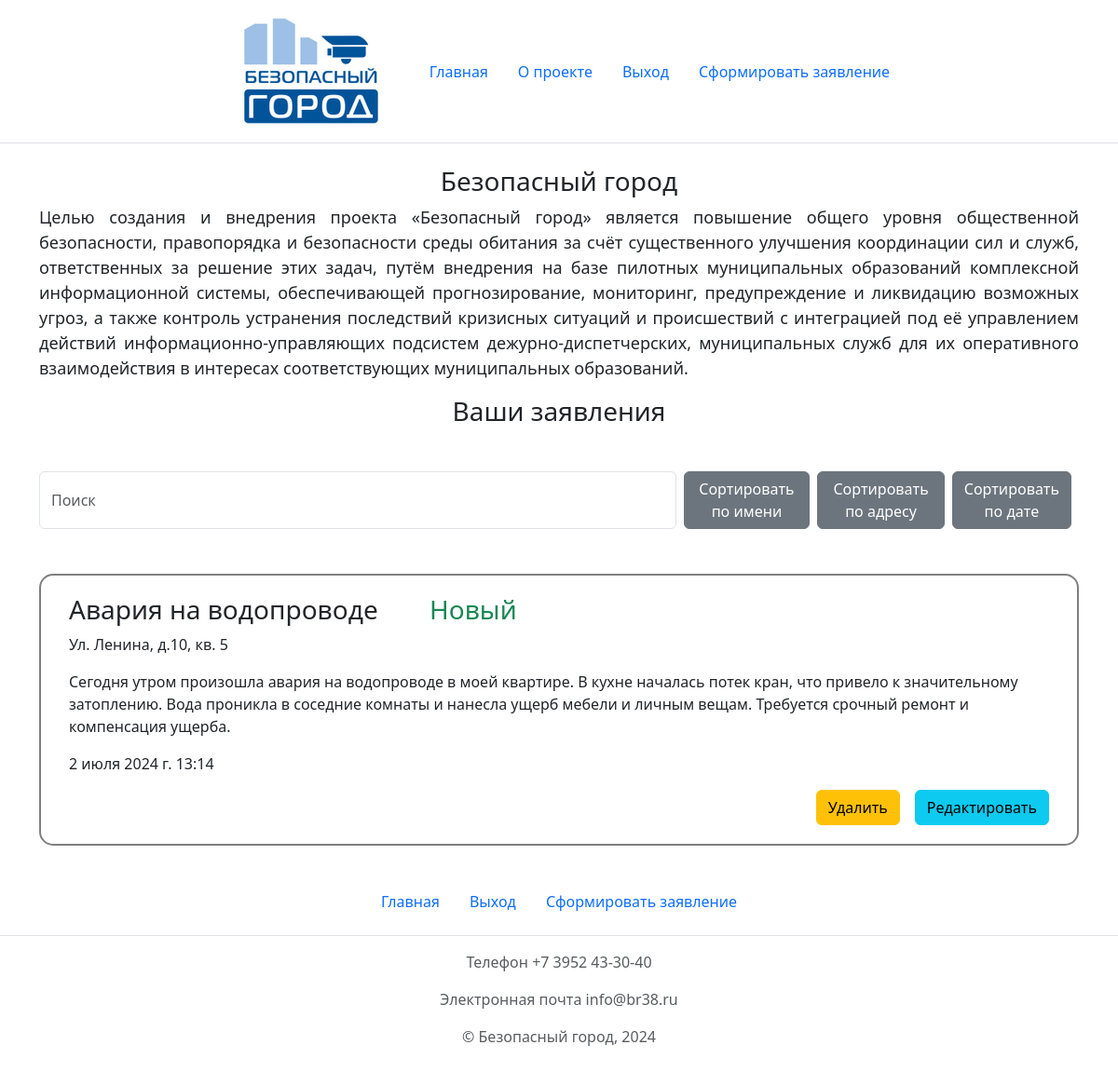
The app's page / (signed in), older data.
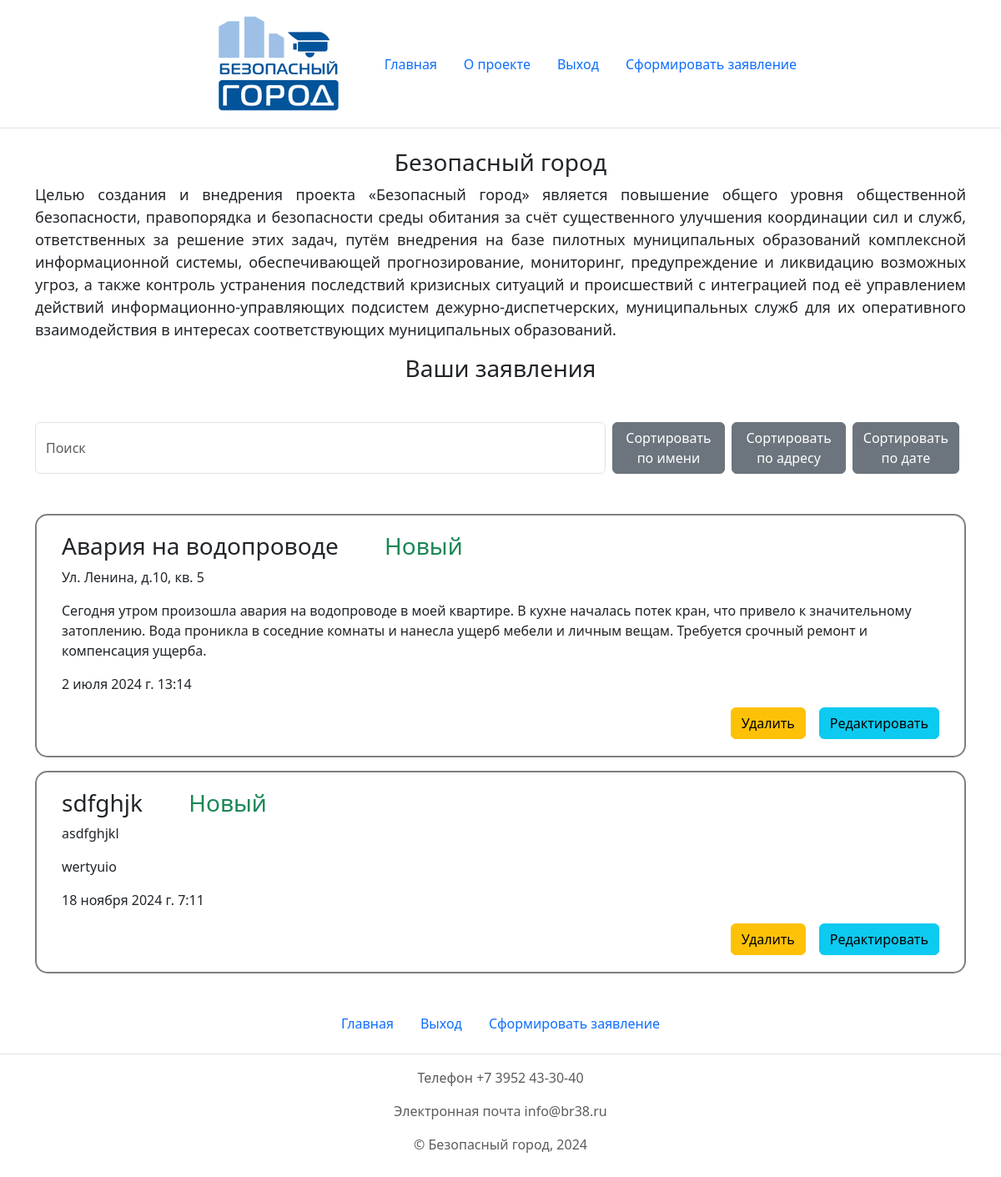
The same page, newer data.
### main/models.py (models this page shows, shortened)
class Statement(models.Model):
    adress = models.CharField(max_length=200)
    name = models.CharField(max_length=200)
    description = models.TextField()
    date = models.DateTimeField(auto_now_add=True)
    status = models.CharField('Статус', max_length=200, choices=STATUSES, default='Новый')

### main/views.py (the view)
def index(request):
    if request.method == 'POST':
        form = SignUpForm(request.POST)
        if form.is_valid():
            user = form.save()
            Profile.objects.create(
                user=user,
                phone_number=form.cleaned_data.get('phone_number'),
                full_name=form.cleaned_data.get('full_name'),
                city=form.cleaned_data.get('city'),
            )
            raw_password = form.cleaned_data.get('password1')
            user = authenticate(username=user.username, password=raw_password)
            login(request, user)
            return redirect('/')
    else:
        form = SignUpForm()
    return render(request, 'main/index.html',
                  {
                    'form': form,
                    'statements': Statement.objects.all()
                }
            )

### main/forms.py
class SignUpForm(UserCreationForm):
    phone_number = forms.CharField(max_length=15)
    full_name = forms.CharField(max_length=200, required=True)
    city = forms.CharField(max_length=200, required=True)
    class Meta:
        model = User
        fields = (
            'username',
            'email',
            'phone_number',
            'full_name',
            'city',
            'password1',
            'password2',
        )
        widgets = {
            'username': forms.TextInput(attrs={
                'class': 'form-control',
                'placeholder': 'Логин'
            }),
            'email': forms.EmailInput(attrs={
                'class': 'form-control',
                'placeholder': 'Почта'
            }),
        }

### main/templates/main/index.html (shortened to what this page needs)
{% extends 'main/base.html' %}
{% block content %}
{% if user.is_authenticated %}
<div class="container">
    <h3 class="text-center my-2">Безопасный город</h3>
    <p class="text">
        Целью создания и внедрения проекта «Безопасный город»
        является повышение общего уровня общественной безопасности,
        правопорядка и безопасности среды обитания за счёт существенного улучшения координации
        сил и служб, ответственных за решение этих задач, путём внедрения на базе пилотных
        муниципальных образований комплексной информационной системы, обеспечивающей
        прогнозирование, мониторинг, предупреждение и ликвидацию возможных угроз,
        а также контроль устранения последствий кризисных ситуаций и происшествий
        с интеграцией под её управлением действий информационно-управляющих
        подсистем дежурно-диспетчерских, муниципальных служб для их оперативного
        взаимодействия в интересах соответствующих муниципальных образований.
    </p>
</div>
<h3 class="text-center">Ваши заявления</h3>
<section id="statements">
    <div class="container d-flex justify-content-end my-5">
        <input class="search me-2 form-control" placeholder="Поиск" />
        <button class="sort  me-2 btn btn-secondary" data-sort="name">
            Сортировать по имени
        </button>
        <button class="sort  me-2 btn btn-secondary" data-sort="adress">
            Сортировать по адресу
        </button>
        <button class="sort  me-2 btn btn-secondary" data-sort="date">
            Сортировать по дате
        </button>
    </div>
    <div class="container list">
        {% if statements %}
        {% for statement in statements %}
        <div class="my-3 item">
            <h3 class="name">{{ statement.name }} <span class="ms-5 text-success">{{ statement.status }}</span></h3>
            <p class="adress">{{ statement.adress }}</p>
            <p class="description">{{ statement.description }}</p>
            <p class="date">{{ statement.date }}</p>
            {% if user.is_superuser %}
            <div class="d-flex flex-wrap justify-content-end align-items-center">
                <a href="{% url 'task-delete' statement.id %}" class="btn btn-warning me-3">Удалить</a>
                <a href="{% url 'task-update' statement.id %}" class="btn btn-info">Peдактировать</a>
            </div>
            {% endif %}
        </div>
        {% endfor %}
        {% else %}
        <p>Нет заявлений</p>
        {% endif %}
    </div>
</section>
{% endif %}
{% endblock %}

### main/templates/main/base.html (shortened to what this page needs)
{% load static %}
<!DOCTYPE html>
<html lang="en">
<head>
    <link href="https://cdn.jsdelivr.net/npm/bootstrap@5.3.3/dist/css/bootstrap.min.css" rel="stylesheet">
    <link rel="stylesheet" href="{% static 'css/style.css' %}">
</head>
<body>
    <header class="d-flex flex-wrap justify-content-center py-3 mb-4 border-bottom align-items-center">
        <a href="/" class="d-flex align-items-center mb-3 mb-md-0 me-3 link-body-emphasis text-decoration-none">
            <img src="{% static 'img/logo.png' %}" alt="">
        </a>
        <ul class="nav nav-pills">
          <li class="nav-item"><a href="{% url 'home' %}" class="nav-link" aria-current="page">Главная</a></li>
          {% if user.is_authenticated %}
          <li class="nav-item"><a href="{% url 'about' %}" class="nav-link">О проекте</a></li>
          <li class="nav-item"><a href="{% url 'logout' %}" class="nav-link">Выход</a></li>
          <li class="nav-item"><a href="{% url 'create_statement' %}" class="nav-link">Сформировать заявление</a></li>
          {% endif %}
        </ul>
      </header>
    {% block content %} {% endblock %}
    <footer class="py-3 my-4">
        <ul class="nav justify-content-center border-bottom pb-3 mb-3">
            <li class="nav-item"><a href="{% url 'home' %}" class="nav-link active" aria-current="page">Главная</a></li>
            {% if user.is_authenticated %}
            <li class="nav-item"><a href="{% url 'logout' %}" class="nav-link">Выход</a></li>
            <li class="nav-item"><a href="{% url 'create_statement' %}" class="nav-link">Сформировать заявление</a></li>
            {% endif %}
        </ul>
        <p class="text-center text-body-secondary">Телефон +7 3952 43-30-40</p>
        <p class="text-center text-body-secondary">Электронная почта info@br38.ru</p>
        <p class="text-center text-body-secondary">© Безопасный город, 2024</p>
      </footer>
</body>
</html>

### static/css/style.css (style rules this page uses)
* { font-family: 'Segoe UI', Tahoma, Geneva, Verdana, sans-serif; }
li { list-style-type: none; }
a { text-decoration: none; }
.text { text-align: justify; font-size: 18px; }
.item { border: 2px solid rgba(0, 0, 0, 0.5); border-radius: 15px; padding: 20px 30px; }

Row changes from the older to the newer data that the page shows:
added Statement: name "sdfghjk", status "Новый", adress "asdfghjkl", description "wertyuio", date "18 ноября 2024 г. 7:11"
